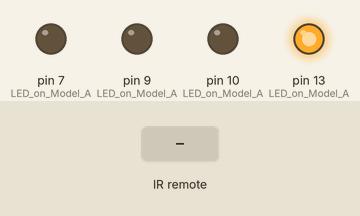
The sketch below on a simulated Arduino Uno, built with avr-gcc and run on an emulated ATmega328P. On the bench: output pins drawn as LEDs (lit = HIGH). Inputs (shaded band) come from the test bench. What the sketch prints to the serial monitor is not drawn.

Above: at 1.3 s.
At 2.6 s:
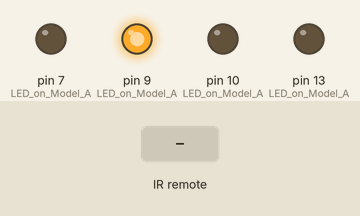
At 7.4 s:
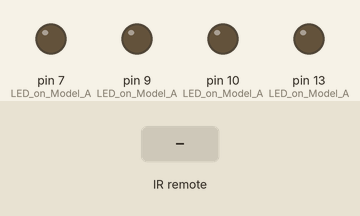
7.5 s: infrared code 0xFFFFB681 received
9.0 s: infrared code 0xFFFFC001 received
Timing chart, 0 to 12.0 s (numbered marks = the images above; inputs shaded):
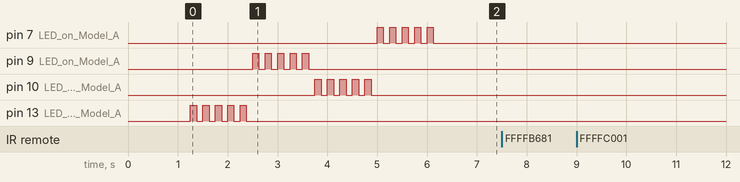

The sketch:

MagiQuestWandLED.ino
```cpp
// (licence header left out)
#include <IRremote.h>

  int RECV_PIN = 11;
  #define ENABLE_MagiQuest


IRrecv irrecv(RECV_PIN);

decode_results results;

void setup()
{
  Serial.begin(9600);
  Serial.println("starting...");
  irrecv.enableIRIn(); // Start the receiver
  pinMode(13, OUTPUT); //LED on Model A
  pinMode(9, OUTPUT); //LED on Model A
  pinMode(10, OUTPUT); //LED on Model A
  pinMode(7, OUTPUT); //LED on Model A

  for (int i = 0; i < 5; i++) {
    digitalWrite(1, HIGH);
    delay(125);               // wait for a second
    digitalWrite(1, LOW);
    delay(125);               // wait for a second
  }

  for (int i = 0; i < 5; i++) {
    digitalWrite(13, HIGH);
    delay(125);               // wait for a second
    digitalWrite(13, LOW);
    delay(125);               // wait for a second
  }

  for (int i = 0; i < 5; i++) {
    digitalWrite(9, HIGH);
    delay(125);               // wait for a second
    digitalWrite(9, LOW);
    delay(125);               // wait for a second
  }

  for (int i = 0; i < 5; i++) {
    digitalWrite(10, HIGH);
    delay(125);               // wait for a second
    digitalWrite(10, LOW);
    delay(125);               // wait for a second
  }

  for (int i = 0; i < 5; i++) {
    digitalWrite(7, HIGH);
    delay(125);               // wait for a second
    digitalWrite(7, LOW);
    delay(125);               // wait for a second
  }

}

// Dumps out the decode_results structure.
// Call this after IRrecv::decode()
// void * to work around compiler issue
//void dump(void *v) {
//  decode_results *results = (decode_results *)v
void dump(decode_results *results) {

  int count = results->rawlen;

  if (results->decode_type == UNKNOWN) {
    Serial.print("Unknown encoding: ");
  }

#ifdef ENABLE_MagiQuest
  else if (results->decode_type == MAGIQUEST) {
  #ifndef IS_AVTINY
    Serial.print("Decoded MAGIQUEST - Magnitude=");
    Serial.print(results->magiquestMagnitude, HEX);
    Serial.print(", wand_id=");
  #endif //IS_AVTINY
  int wand = results->value;
  Serial.println(wand, HEX);
    if (wand == 0x7281) {
      Serial.println("Haylie");
      for (int i = 0; i < 2; i++) {
        digitalWrite(9, HIGH);
        delay(250);               // wait for a second
        digitalWrite(9, LOW);
        delay(125);               // wait for a second
      }
    }
    if (wand == 0x0001) {
      Serial.println("Simon");
      for (int i = 0; i < 2; i++) {
        digitalWrite(13, HIGH);
        delay(250);               // wait for a second
        digitalWrite(13, LOW);
        delay(125);               // wait for a second
      }
    }
  //FFFFB681
    if (wand == 0xFFFFB681) {
      Serial.println("Josiah");
      for (int i = 0; i < 2; i++) {
        digitalWrite(10, HIGH);
        delay(250);               // wait for a second
        digitalWrite(10, LOW);
        delay(125);               // wait for a second
      }
    }
    if (wand == 0xFFFFC001) {
      Serial.println("Nehemiah");
      for (int i = 0; i < 2; i++) {
        digitalWrite(7, HIGH);
        delay(250);               // wait for a second
        digitalWrite(7, LOW);
        delay(125);               // wait for a second
      }
    }
  }
}
#endif //ENABLE_MagiQuest

void loop() {
  if (irrecv.decode(&results)) {
    Serial.println(results.value, HEX);
    dump(&results);
    irrecv.resume(); // Receive the next value
  }
}
```

Measured:
- after the input at 7.5 s, every drawn part: stays the same
- after the input at 9.0 s, every drawn part: stays the same
